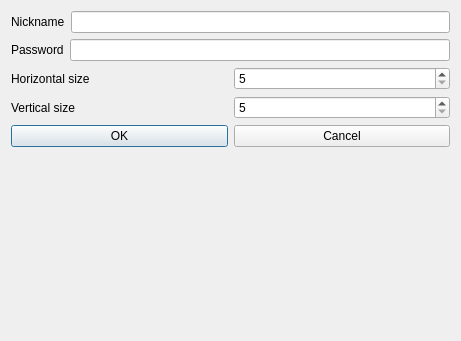
<?xml version="1.0" encoding="UTF-8"?>
<ui version="4.0">
 <class>Dialog</class>
 <widget class="QDialog" name="Dialog">
  <property name="geometry">
   <rect>
    <x>0</x>
    <y>0</y>
    <width>461</width>
    <height>341</height>
   </rect>
  </property>
  <property name="windowTitle">
   <string>Dialog</string>
  </property>
  <layout class="QVBoxLayout" name="verticalLayout">
   <item>
    <layout class="QHBoxLayout" name="horizontalLayout_4">
     <item>
      <widget class="QLabel" name="label_4">
       <property name="text">
        <string>Nickname</string>
       </property>
      </widget>
     </item>
     <item>
      <widget class="QLineEdit" name="name"/>
     </item>
    </layout>
   </item>
   <item>
    <layout class="QHBoxLayout" name="horizontalLayout_3">
     <item>
      <widget class="QLabel" name="label_3">
       <property name="text">
        <string>Password</string>
       </property>
      </widget>
     </item>
     <item>
      <widget class="QLineEdit" name="passw"/>
     </item>
    </layout>
   </item>
   <item>
    <layout class="QHBoxLayout" name="horizontalLayout">
     <item>
      <widget class="QLabel" name="label">
       <property name="text">
        <string>Horizontal size</string>
       </property>
      </widget>
     </item>
     <item>
      <widget class="QSpinBox" name="x_size">
       <property name="minimum">
        <number>5</number>
       </property>
       <property name="maximum">
        <number>13</number>
       </property>
      </widget>
     </item>
    </layout>
   </item>
   <item>
    <layout class="QHBoxLayout" name="horizontalLayout_2">
     <item>
      <widget class="QLabel" name="label_2">
       <property name="text">
        <string>Vertical size</string>
       </property>
      </widget>
     </item>
     <item>
      <widget class="QSpinBox" name="y_size">
       <property name="minimum">
        <number>5</number>
       </property>
       <property name="maximum">
        <number>13</number>
       </property>
      </widget>
     </item>
    </layout>
   </item>
   <item>
    <layout class="QHBoxLayout" name="horizontalLayout_5">
     <item>
      <widget class="QPushButton" name="ok_btn">
       <property name="text">
        <string>OK</string>
       </property>
      </widget>
     </item>
     <item>
      <widget class="QPushButton" name="cancel_btn">
       <property name="text">
        <string>Cancel</string>
       </property>
      </widget>
     </item>
    </layout>
   </item>
   <item>
    <widget class="QLabel" name="mes_label">
     <property name="text">
      <string/>
     </property>
    </widget>
   </item>
  </layout>
 </widget>
 <resources/>
 <connections/>
</ui>
